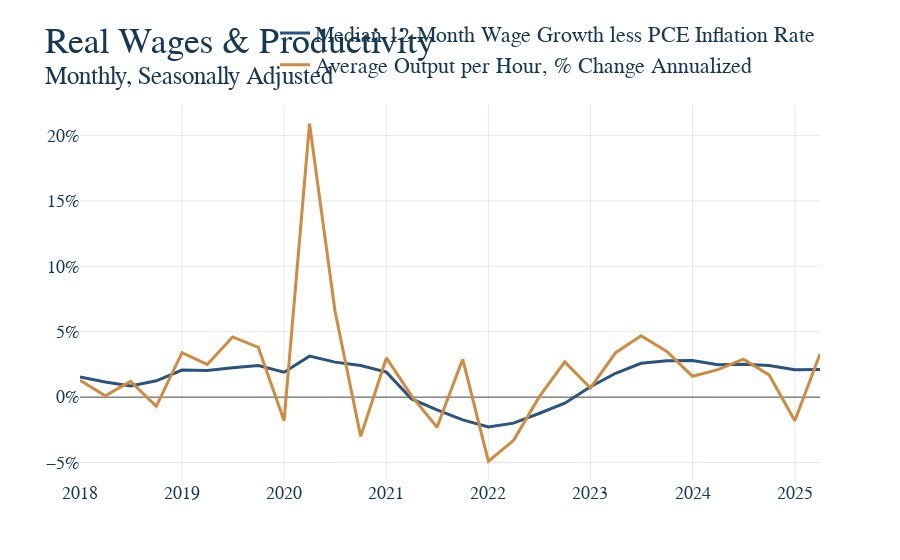

The notebook cell saved with this chart:
### Markdown cell above
5. Now that all our data is ready, make the graph and have it save itself as a .html file to graph_output whenver the notebooks is rerun. The name of the file should exactly match the notebook name. For instance, this file "example.ipynb" produces the graph "example.html." Nice work, you made a graph!

### Code cell
# First make the figure
fig = go.Figure()


# Loop the columns of the dataframe and plot each as a separate trace
for col in joined_df.columns:
    fig.add_trace(
        go.Scatter(
            x=joined_df.index,
            y=joined_df[col],
            mode='lines',
            name=col
        )
    )

# Update the titles, using the html tage <sup> for a subtitle 
fig.update_layout(
    title = dict(text='Real Wages & Productivity<br><sup>Monthly, Seasonally Adjusted </sup>'),
    xaxis_title=None,
    yaxis_title=None,
)

# This is graph specific, but here we want the y-axis to be percent signs 
fig.update_yaxes(
    ticksuffix="%",
    tickformat=".2f%",
)

fig.update_layout(
    legend=dict(
        orientation = 'v'
    )
)

# Again, graph specific, we have a mutliyear series and want tick marks to be years
fig.update_xaxes(
    type='date',
    tickformat='%Y',
)

# ut.add_end_labels(fig=fig)

# Show our figure (Dimensions may be off on different screen sizes)
fig.show()

# This should be the same for EVERY GRAPH!
# Save it to the graph_output folder with the name matching the file, as HTML
fig.write_html(GRAPH_OUTPUT_PATH / f"{GRAPH_NAME}.html")

### Figure 1 — Plotly figure (JSON) as saved in the notebook; plotly's stock layout.template omitted (floating-point values rounded to 4 significant figures)
{"data": [{"mode": "lines", "name": "Median 12-Month Wage Growth less PCE Inflation Rate", "type": "scatter", "x": ["2018-01-01T00:00:00", "2018-04-01T00:00:00", "2018-07-01T00:00:00", "2018-10-01T00:00:00", "2019-01-01T00:00:00", "2019-04-01T00:00:00", "2019-07-01T00:00:00", "2019-10-01T00:00:00", "2020-01-01T00:00:00", "2020-04-01T00:00:00", "2020-07-01T00:00:00", "2020-10-01T00:00:00", "2021-01-01T00:00:00", "2021-04-01T00:00:00", "2021-07-01T00:00:00", "2021-10-01T00:00:00", "2022-01-01T00:00:00", "2022-04-01T00:00:00", "2022-07-01T00:00:00", "2022-10-01T00:00:00", "2023-01-01T00:00:00", "2023-04-01T00:00:00", "2023-07-01T00:00:00", "2023-10-01T00:00:00", "2024-01-01T00:00:00", "2024-04-01T00:00:00", "2024-07-01T00:00:00", "2024-10-01T00:00:00", "2025-01-01T00:00:00", "2025-04-01T00:00:00"], "y": [1.542, 1.153, 0.8614, 1.247, 2.068, 2.034, 2.246, 2.411, 1.906, 3.138, 2.677, 2.413, 1.914, -0.1403, -0.9732, -1.736, -2.272, -1.985, -1.25, -0.4616, 0.7923, 1.824, 2.591, 2.777, 2.801, 2.474, 2.506, 2.422, 2.093, 2.123]}, {"mode": "lines", "name": "Average Output per Hour, % Change Annualized", "type": "scatter", "x": ["2018-01-01T00:00:00", "2018-04-01T00:00:00", "2018-07-01T00:00:00", "2018-10-01T00:00:00", "2019-01-01T00:00:00", "2019-04-01T00:00:00", "2019-07-01T00:00:00", "2019-10-01T00:00:00", "2020-01-01T00:00:00", "2020-04-01T00:00:00", "2020-07-01T00:00:00", "2020-10-01T00:00:00", "2021-01-01T00:00:00", "2021-04-01T00:00:00", "2021-07-01T00:00:00", "2021-10-01T00:00:00", "2022-01-01T00:00:00", "2022-04-01T00:00:00", "2022-07-01T00:00:00", "2022-10-01T00:00:00", "2023-01-01T00:00:00", "2023-04-01T00:00:00", "2023-07-01T00:00:00", "2023-10-01T00:00:00", "2024-01-01T00:00:00", "2024-04-01T00:00:00", "2024-07-01T00:00:00", "2024-10-01T00:00:00", "2025-01-01T00:00:00", "2025-04-01T00:00:00"], "y": [1.3, 0.1, 1.2, -0.7, 3.4, 2.5, 4.6, 3.8, -1.8, 20.9, 6.6, -3.0, 3.0, 0.1, -2.3, 2.9, -4.9, -3.3, 0.0, 2.7, 0.7, 3.4, 4.7, 3.5, 1.6, 2.1, 2.9, 1.7, -1.8, 3.3]}], "layout": {"legend": {"orientation": "v"}, "title": {"text": "Real Wages & Productivity<br><sup>Monthly, Seasonally Adjusted </sup>"}, "xaxis": {"tickformat": "%Y", "title": {}, "type": "date"}, "yaxis": {"tickformat": ".2f%", "ticksuffix": "%", "title": {}}}}
